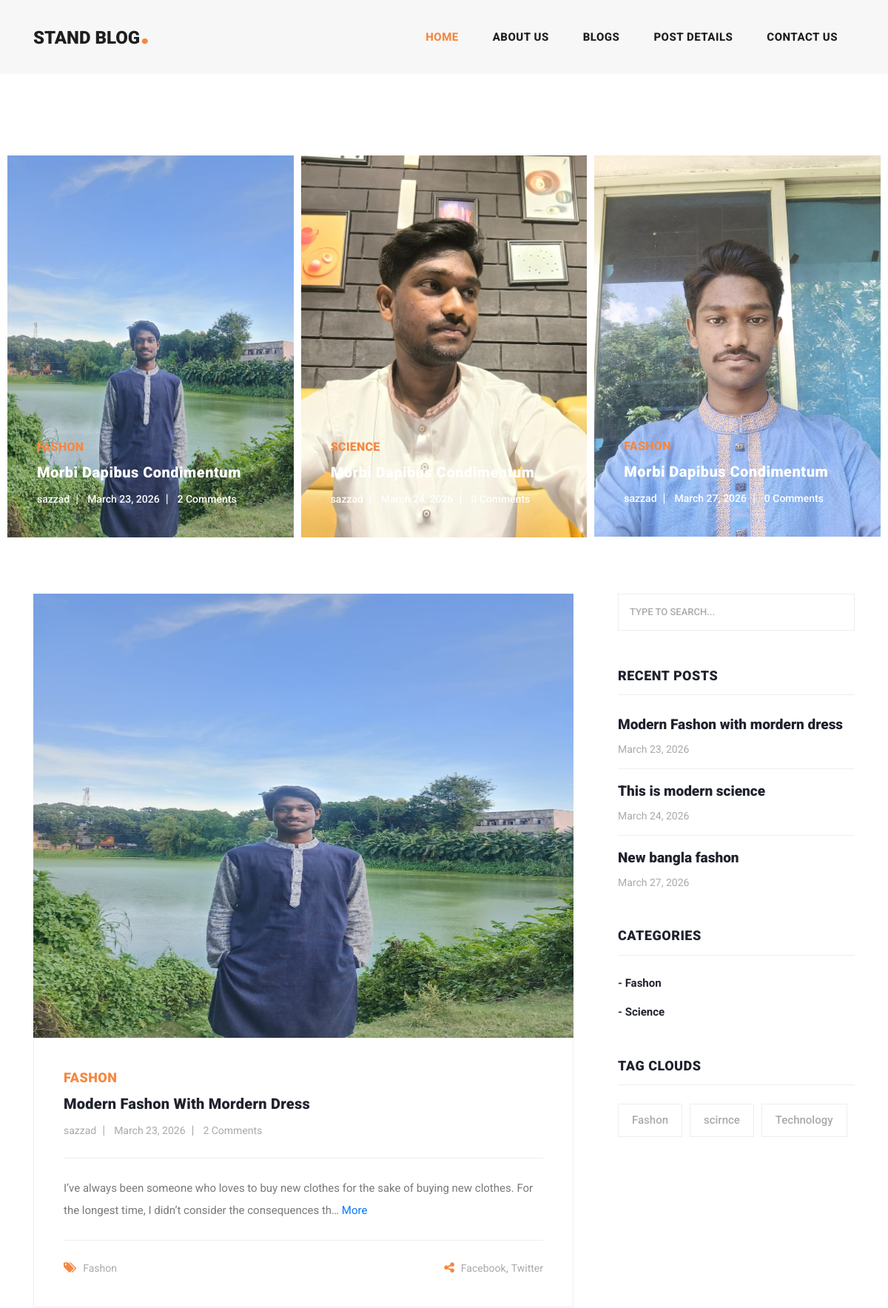
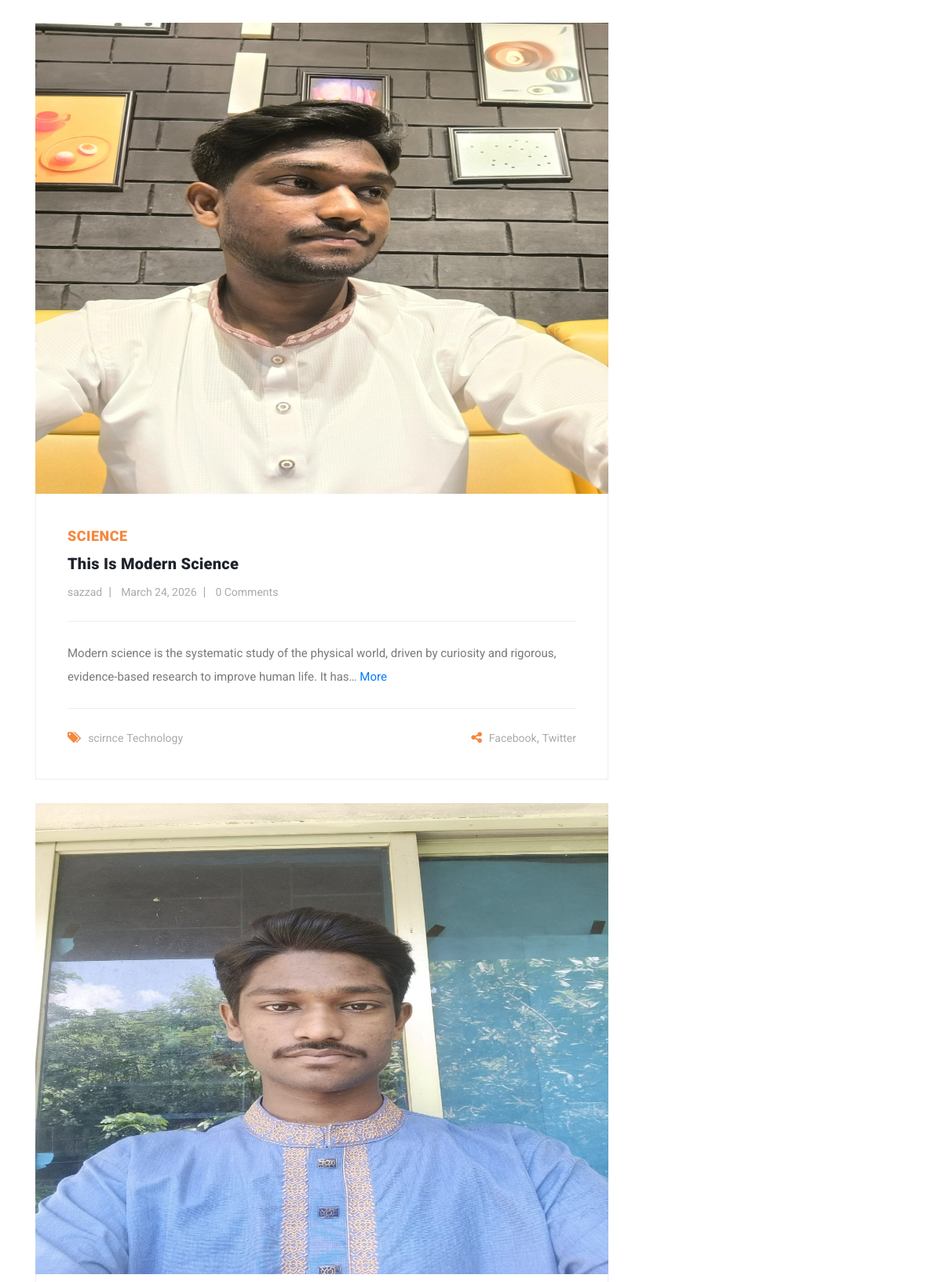
The page / (upper part) on the database its author committed (2 pictures, top to bottom).
### blogapp/models.py (models this page shows, shortened)
class Blog(models.Model):
    user = models.ForeignKey(
        User,
        related_name='user_blogs',
        on_delete=models.CASCADE
    )
    category = models.ForeignKey(
        Category,
        related_name='category_blogs',
        on_delete=models.CASCADE
    )
    tag = models.ManyToManyField(
        Tag,
        related_name='tag_blogs',
        blank=True
    )
    title = models.CharField(
        max_length=250,
    )
    description = models.TextField(
        max_length=1000,
    )
    slug = models.SlugField(blank=True, unique=True)
    banner = models.ImageField(upload_to='blogs_banner')
    created_date = models.DateField(auto_now_add=True)

class Category(models.Model):
    title = models.CharField(max_length=100)
    slug = models.SlugField(blank=True, unique=True)
    created_date = models.DateField(auto_now_add=True)
    def __str__(self):
        return self.title

class Tag(models.Model):
    title = models.CharField(max_length=100)
    slug = models.SlugField(blank=True, unique=True)
    created_date = models.DateField(auto_now_add=True)

### account/models.py (models this page shows, shortened)
class User(AbstractUser):
    email = models.EmailField(
        max_length=150,
        unique= True
    )
    profile_picture = models.ImageField(
        upload_to="user_profile/",
        default="user-profile/default.png"
    )
    REQUIRED_FIELDS = ["email"]
    objects = CustomUserManager()

### blogapp/views.py (the view)
# urls.py: 2. Add a URL to urlpatterns:  path('', views.home, name='home')
def home(request):
    blogs = Blog.objects.all()
    categories =Category.objects.all()
    tags = Tag.objects.all()
    context = {
        'blogs':blogs,
        'categories':categories,
        'tags':tags
    }
    return render(request, 'home.html', context)

### templates/home.html (shortened to what this page needs)
{% extends 'base.html' %}
{% load static  %}
{% block content %}
{% include 'banner.html' %}
<section class="blog-posts">
  <div class="container">
    <div class="row">
      <div class="col-lg-8">
        <div class="all-blog-posts">
          <div class="row">
            {% for blog in blogs|slice:"3" %}
            <div class="col-lg-12">
              <div class="blog-post">
                <div class="blog-thumb">
                  <img style="height: 600px;" src="{{blog.banner.url}}" alt="" />
                </div>
                <div class="down-content">
                  <span>{{ blog.category }}</span>
                  <a href="{% url 'blog_details' blog.slug %}"
                    ><h4>{{blog.title}}</h4></a
                  >
                  <ul class="post-info">
                    <li><a href="#">{{blog.user.username}}</a></li>
                    <li><a href="#">{{blog.created_date}}</a></li>
                    <li><a href="#">{{blog.blogs_comment.all.count}} Comments</a></li>
                  </ul>
                  <p>
                   {{blog.description|truncatechars:150}}
                   {% if blog.description|length > 150 %}
                  <a href="{% url 'blog_details' blog.slug %}">More</a>
                  {% endif %}
                  </p>
                  <div class="post-options">
                    <div class="row">
                      <div class="col-6">
                        <ul class="post-tags">
                          <li><i class="fa fa-tags"></i></li>
                          {% if blog.tag.all.count > 0 %}
                          {% for tag in blog.tag.all %}
                          <li><a href="{% url 'tag_blogs' tag.slug %}">{{ tag.title }}</a></li>
                          {% endfor %}
                          {% else %}
                          <li>None</li>
                          {% endif %}
                        </ul>
                      </div>
                      <div class="col-6">
                        <ul class="post-share">
                          <li><i class="fa fa-share-alt"></i></li>
                          <li><a href="#">Facebook</a>,</li>
                          <li><a href="#"> Twitter</a></li>
                        </ul>
                      </div>
                    </div>
                  </div>
                </div>
              </div>
            </div>
            {% endfor %}
          </div>
        </div>
      </div>
      {% include 'sidebar.html' %}
    </div>
  </div>
</section>
{% endblock content %}

### templates/banner.html
{% load static %}
<div class="main-banner header-text">
  <div class="container-fluid">
    <div class="owl-banner owl-carousel">
      {% for blog in blogs %}
      <div class="item">
        <img src="{{blog.banner.url}}" alt="" />
        <div class="item-content">
          <div class="main-content">
            <div class="meta-category">
              <span>{{blog.category}}</span>
            </div>
            <a href="post-details.html"><h4>Morbi dapibus condimentum</h4></a>
            <ul class="post-info">
              <li><a href="#">{{blog.user.username}}</a></li>
              <li><a href="#">{{blog.created_date}}</a></li>
              <li><a href="#">{{blog.blogs_comment.all.count}} Comments</a></li>
            </ul>
          </div>
        </div>
      </div>
      {% endfor %}
    </div>
  </div>
</div>

### templates/sidebar.html
<div class="col-lg-4">
  <div class="sidebar">
    <div class="row">
      <div class="col-lg-12">
        <div class="sidebar-item search">
          <form id="search_form" name="gs" method="GET" action="#">
            <input
              type="text"
              name="q"
              class="searchText"
              placeholder="type to search..."
              autocomplete="on"
            />
          </form>
        </div>
      </div>
      <div class="col-lg-12">
        <div class="sidebar-item recent-posts">
          <div class="sidebar-heading">
            <h2>Recent Posts</h2>
          </div>
          <div class="content">
            <ul>
              {% for blog in blogs %}
              <li>
                <a href="post-details.html">
                  <h5>
                    {{blog.title}}
                  </h5>
                  <span>{{blog.created_date}}</span>
                </a>
              </li>
              {% endfor %}
            </ul>
          </div>
        </div>
      </div>
      <div class="col-lg-12">
        <div class="sidebar-item categories">
          <div class="sidebar-heading">
            <h2>Categories</h2>
          </div>
          <div class="content">
            <ul>
              {% for category in categories %}
              <li><a href="{% url 'category_blogs' category.slug %}">- {{category.title}}</a></li>
              {% endfor %}
            </ul>
          </div>
        </div>
      </div>
      <div class="col-lg-12">
        <div class="sidebar-item tags">
          <div class="sidebar-heading">
            <h2>Tag Clouds</h2>
          </div>
          <div class="content">
            <ul>
              {% for tag in tags %}
              <li><a href="{% url 'tag_blogs'  tag.slug %}">{{tag.title}}</a></li>
              {% endfor %}
            </ul>
          </div>
        </div>
      </div>
    </div>
  </div>
</div>

### rows shown on the page
Blog: banner (picture), category "FASHON", user.username "sazzad", created_date "March 23, 2026", blogs_comment.all.count "2", title "Modern Fashon With Mordern Dress", description "I’ve always been someone who loves to buy new clothes for the sake of buying new clothes. For the longest time, I didn’t consider the consequences th…", shows "More", title "Modern Fashon with mordern dress"
Blog: banner (picture), category "SCIENCE", user.username "sazzad", created_date "March 24, 2026", title "This Is Modern Science", blogs_comment.all.count "0", description "Modern science is the systematic study of the physical world, driven by curiosity and rigorous, evidence-based research to improve human life. It has…", shows "More", title "This is modern science"
Blog: banner (picture), category "FASHON", user.username "sazzad", created_date "March 27, 2026", blogs_comment.all.count "0", title "New bangla fashon"
Tag: title "Fashon"
Tag: title "scirnce"
Tag: title "Technology"
Category: title "Fashon"
Category: title "Science"
